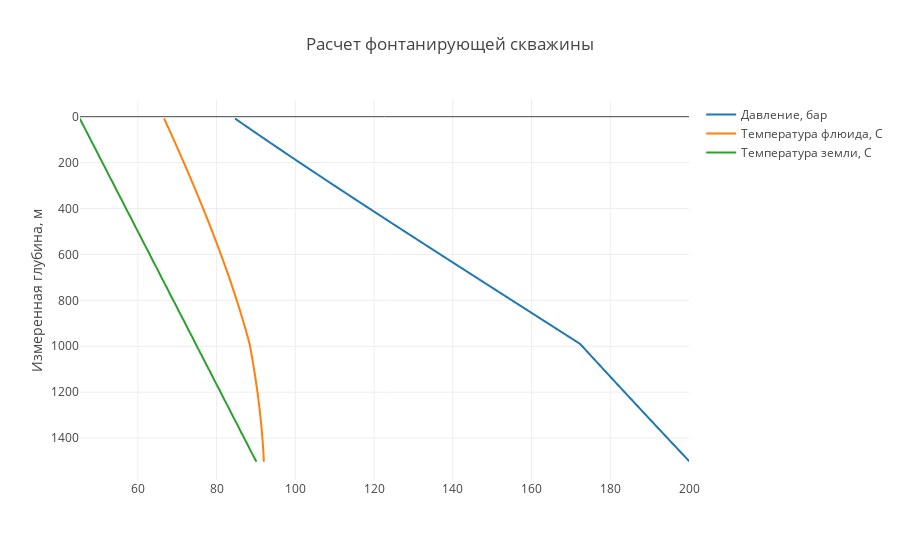

Notebook cell for this chart:
### Code cell
trace1 = trace(simple_well.data.get_values(27), simple_well.data.get_values(26),  "Давление, бар")
trace2 = trace(simple_well.data.get_values(28), simple_well.data.get_values(26),  "Температура флюида, С")
trace3 = trace(simple_well.data.get_values(29), simple_well.data.get_values(26),  "Температура земли, С")
data=[trace1,trace2,trace3]
plot()

### Figure 1 — Plotly figure (JSON) as saved in the notebook; plotly's stock layout.template omitted (floating-point values rounded to 4 significant figures; data arrays with more than 128 entries replaced by an {"elided": "..."} marker saying what was removed)
{"data": [{"mode": "lines", "name": "Давление, бар", "type": "scattergl", "uid": "92b874b6-c414-4316-974b-4dfa1b4c8f51", "x": {"elided": "150 float values"}, "y": {"elided": "150 int values"}}, {"mode": "lines", "name": "Температура флюида, С", "type": "scattergl", "uid": "4edc2941-b714-4359-a2cd-194358e1e358", "x": {"elided": "150 float values"}, "y": {"elided": "150 int values"}}, {"mode": "lines", "name": "Температура земли, С", "type": "scattergl", "uid": "9b8a910b-4b1f-48ce-a5cf-5df353d4f459", "x": {"elided": "150 float values"}, "y": {"elided": "150 int values"}}], "layout": {"title": {"text": "Расчет фонтанирующей скважины"}, "yaxis": {"autorange": "reversed", "title": {"text": "Измеренная глубина, м"}}}}
